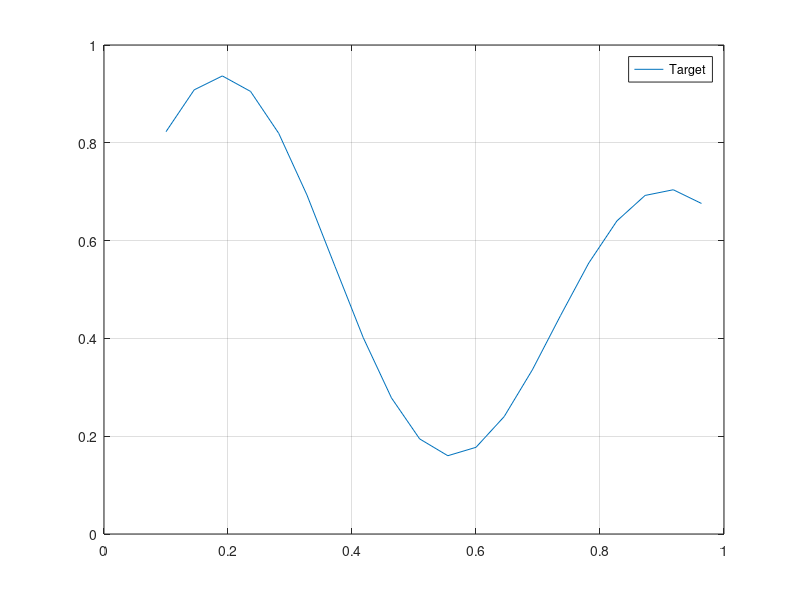

This figure's MATLAB source: (Note: this script raises an error after producing the figure.)
x = 0.1:1/22:1;
y = ((1 + 0.6 * sin(2 * pi * x / 0.7)) + 0.3 * sin(2 * pi * x)) / 2;

figure(1);
plot(x, y);
legend('Target')
grid on

% 5 neuronu tinklas
w0 = rand(1, 1);
w1 = rand(1, 1);
w2 = rand(1, 1);
F1 = 0;
F2 = 0;

c1 = 0.1909;
c2 = 0.9181;
r1 = 0.3727 - 0.1909;
r2 = 0.9181 - 0.7363;
eta = 0.01;
Y = zeros(length(x), 1);

for j = 1 : 100000
    % Perceptrono atsakas
    for i = 1 : length(x)
        F1 = radial_f(x(i), c1, r1);
        F2 = radial_f(x(i), c2, r2);
        v = F1 * w1 + F2 * w2 + w0;

        % Tiesine aktyvacijos funkcija
        y0 = v;
        Y(i) = y0;
        
        % Skaiciuojama klaida
        e = y(i) - y0;

        % Atnaujinti svori
        w0 = w0 + eta * e;
        w1 = w1 + eta * e * F1;
        w2 = w2 + eta * e * F2;
    end
end

hold on
plot(x, Y);
hold off
legend('Target', 'Predicted')
%%
x_test = 0.1:1/220:1;
Y_test = zeros(length(x_test), 1);

figure(2)
plot(x, y);
legend('Target')
grid on

for i = 1 : length(x_test)
    % testavimas
    F1 = radial_f(x_test(i), c1, r1);
    F2 = radial_f(x_test(i), c2, r2);
    v = F1 * w1 + F2 * w2 + w0;
    Y_test(i) = v;
end

hold on
plot(x_test, Y_test);
hold off
legend('Target', 'Predicted')
%%
function v = radial_f(x, c, r)
    v = exp(-(x-c)^2/(2*r^2));
end